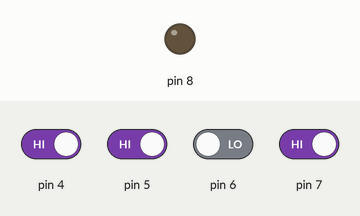
A sketch run on a simulated Arduino Uno, built with avr-gcc and run on an emulated ATmega328P. Shown: output pins drawn as LEDs (lit = HIGH). The test bench sets the inputs (shaded band); at power-on: pin 4, pin 5, pin 7 HIGH, pin 6 LOW. What the sketch prints to the serial monitor is not drawn.

Above: at 1.2 s.
1.3 s: pin 4 driven LOW and pin 7 driven LOW
At 2.3 s:
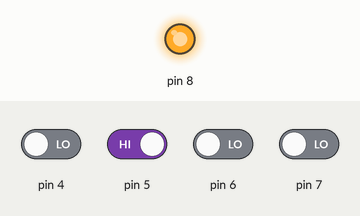
2.8 s: pin 4 driven HIGH
At 3.4 s:
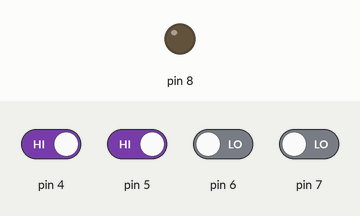
5.7 s: pin 4 driven LOW
At 6.9 s:
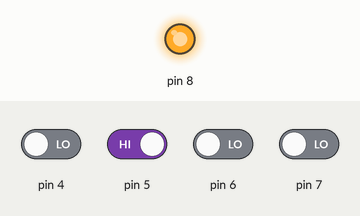
8.7 s: pin 5 driven LOW
At 9.0 s:
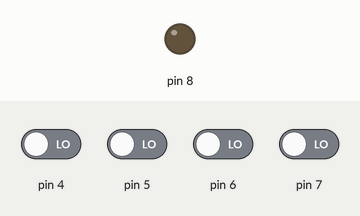
10.2 s: pin 6 driven HIGH
At 11.2 s:
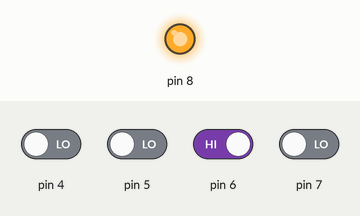
11.7 s: pin 7 driven HIGH
At 12.6 s:
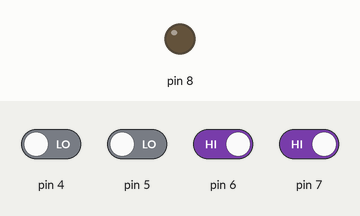
Timing chart, 0 to 14.2 s (numbered marks = the images above; inputs shaded):
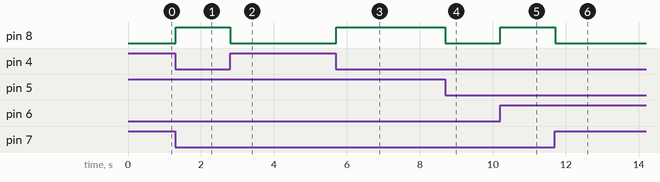

The sketch:

dtmf.ino
```cpp
void setup() {
  Serial.begin(9600);
  pinMode(7, INPUT);
  pinMode(6, INPUT);
  pinMode(5, INPUT);
  pinMode(4, INPUT);

  pinMode(8, OUTPUT);
  // put your setup code here, to run once:

}

void loop() {
  int a=0;
  int b=0;
  int c=0;
  int d=0;
  a=digitalRead(7);
  b=digitalRead(6);
  c=digitalRead(5);
  d=digitalRead(4);

  if ((a==LOW)&&(b==HIGH)&&(c==LOW)&&(d==LOW)){
    digitalWrite(8, HIGH);// put your main code here, to run repeatedly:
    Serial.print("relay on");
  }
  else  if ((a==LOW)&&(b==LOW)&&(c==HIGH)&&(d==LOW)){
    digitalWrite(8, HIGH);// put your main code here, to run repeatedly:
    Serial.print("relay on");
  }
  else {digitalWrite(8, LOW);
  Serial.print("relay off"); }

}
```

Measured:
- after the input at 1.3 s, pin 8: LOW → HIGH at once
- after the input at 2.8 s, pin 8: HIGH → LOW at once
- after the input at 5.7 s, pin 8: LOW → HIGH at once
- after the input at 8.7 s, pin 8: HIGH → LOW at once
- after the input at 10.2 s, pin 8: LOW → HIGH at once
- after the input at 11.7 s, pin 8: HIGH → LOW at once
